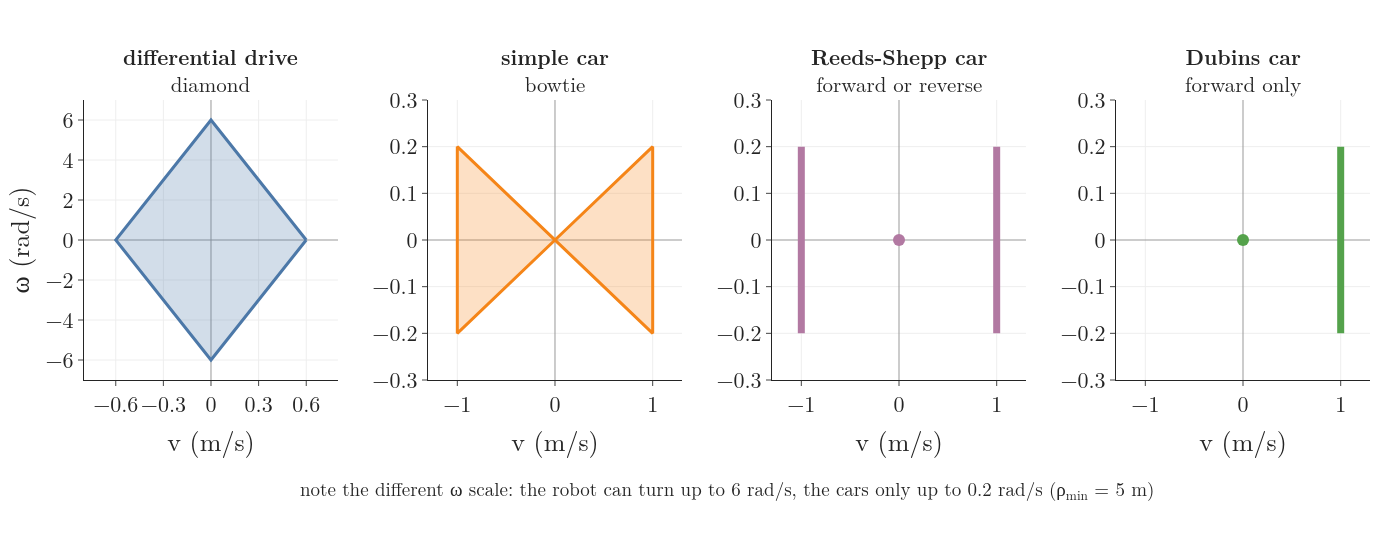

Recreate this plot in Python.
"""Control sets in the (v, omega) plane (MR 13.3.1; LaValle 13.1.2.1). Differential drive with wheel top speed 0.6 m/s
and L = 0.2 m: diamond with corners (+-0.6, 0) and (0, +-6). Simple car with rho_min = 5 m, top speed 1 m/s:
bowtie |omega| <= |v| / 5. Reeds-Shepp: v in {-1, 0, 1}. Dubins: v in {0, 1}.
Run: python control_sets.py -> control_sets.png, control_sets.pdf"""
from pathlib import Path

import plotly.graph_objects as go
from plotly.subplots import make_subplots
from gifkit import BLUE, FONT, GREEN, ORANGE, PURPLE

here = Path(__file__).parent
fig = make_subplots(rows=1, cols=4, horizontal_spacing=0.07,
                    subplot_titles=["<b>differential drive</b><br>diamond", "<b>simple car</b><br>bowtie",
                                    "<b>Reeds-Shepp car</b><br>forward or reverse", "<b>Dubins car</b><br>forward only"])
fill = lambda c: c.replace("#", "rgba(") if False else c
fig.add_trace(go.Scatter(x=[0.6, 0, -0.6, 0, 0.6], y=[0, 6, 0, -6, 0], fill="toself", mode="lines",
                         line=dict(color=BLUE, width=3), fillcolor="rgba(76,120,168,0.25)"), row=1, col=1)
fig.add_trace(go.Scatter(x=[0, 1, 1, 0, -1, -1, 0], y=[0, 0.2, -0.2, 0, 0.2, -0.2, 0], fill="toself", mode="lines",
                         line=dict(color=ORANGE, width=3), fillcolor="rgba(245,133,24,0.25)"), row=1, col=2)
for vv in (1, -1):
    fig.add_trace(go.Scatter(x=[vv, vv], y=[-0.2, 0.2], mode="lines", line=dict(color=PURPLE, width=7)), row=1, col=3)
fig.add_trace(go.Scatter(x=[0], y=[0], mode="markers", marker=dict(size=12, color=PURPLE)), row=1, col=3)
fig.add_trace(go.Scatter(x=[1, 1], y=[-0.2, 0.2], mode="lines", line=dict(color=GREEN, width=7)), row=1, col=4)
fig.add_trace(go.Scatter(x=[0], y=[0], mode="markers", marker=dict(size=12, color=GREEN)), row=1, col=4)
fig.update_xaxes(title="v (m/s)", zeroline=True, zerolinecolor="#999", showgrid=True, gridcolor="#eee")
fig.update_yaxes(zeroline=True, zerolinecolor="#999", showgrid=True, gridcolor="#eee")
fig.update_xaxes(range=[-0.8, 0.8], dtick=0.3, row=1, col=1)
fig.update_yaxes(range=[-7, 7], dtick=2, title="ω (rad/s)", row=1, col=1)
for c in (2, 3, 4):
    fig.update_xaxes(range=[-1.3, 1.3], dtick=1, row=1, col=c)
    fig.update_yaxes(range=[-0.3, 0.3], dtick=0.1, row=1, col=c)
fig.add_annotation(x=0.5, y=-0.45, xref="paper", yref="paper", showarrow=False, font=dict(size=19),
                   text="note the different ω scale: the robot can turn up to 6 rad/s, the cars only up to 0.2 rad/s "
                        "(ρ<sub>min</sub> = 5 m)")
fig.update_layout(template="simple_white", width=1400, height=540, font=FONT, showlegend=False,
                  margin=dict(l=80, r=30, t=100, b=160))
fig.update_annotations(selector=dict(yref="paper", y=1.0), font_size=21)
fig.write_image(here / "control_sets.png", scale=1)
fig.write_image(here / "control_sets.pdf")
